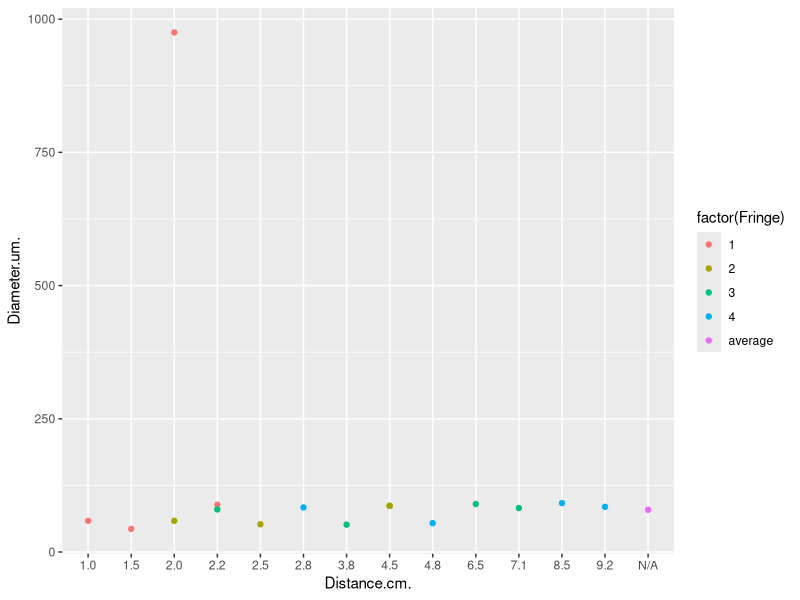
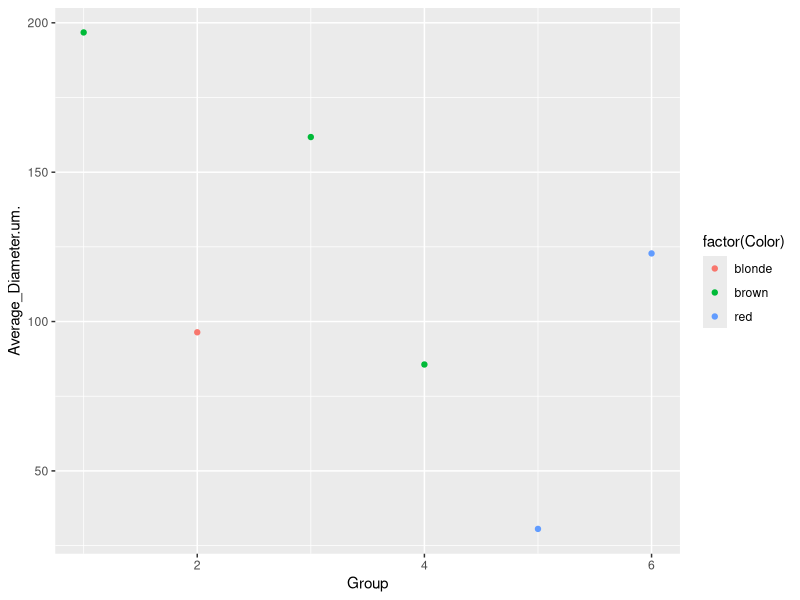
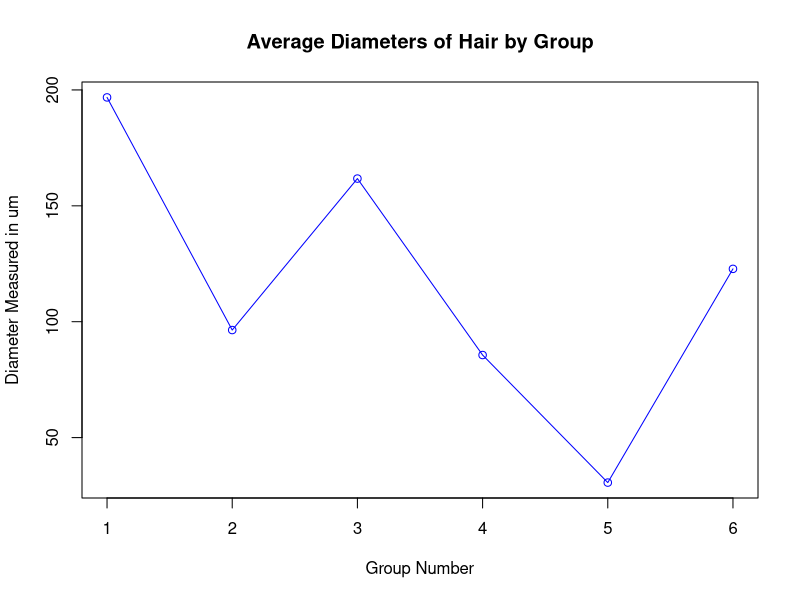

Generate these figures, in order, with R:
## ---- chunk 1
knitr::opts_chunk$set(echo = TRUE)
## ---- chunk 2
diffractiondata <- read.table(header=TRUE, text="
Fringe   Diameter(um) Wavelength(nm)   Distance(cm)   
1        88.64        650              2.2
1        975          650              2.0
1        43.33        650              1.5
1        58.56        640              1.0
2        86.67        650              4.5
2        86.67        650              4.5
2        52.00        650              2.5
2        58.56        640              2.0
3        82.39        650              7.1
3        90.0         650              6.5
3        51.3         650              3.8
3        79.85        640              2.2
4        84.78        650              9.2
4        91.76        650              8.5
4        54.16        650              4.8
4        83.65        640              2.8
average  79.32        648              N/A")    
## ---- chunk 3
averagediameter <- read.table(header=TRUE, text="
Group     Average_Diameter(um)   Color
1           196.78               brown
2           96.4                 blonde
3           161.76               brown
4           85.62                brown
5           30.58                red
6           122.8                red")
## ---- chunk 4
Firstfringediameterum <- c(88.64, 975, 43.33, 58.56)
Firstfringediameterum
Firstfringedistancecm <- c(2.2, 2.0, 1.5, 1.0)
Firstfringedistancecm
Secondfringediameterum <- c(86.67, 86.67, 52.00, 58.56)
Secondfringediameterum
Secondfringedistancecm <- c(4.5, 4.5, 2.5, 2.0)
Secondfringedistancecm
Thirdfringediameterum <- c(82.39, 90.0, 51.3, 79.85)
Thirdfringediameterum
Thirdfringedistancecm <- c(7.1, 6.5, 3.8, 2.2)
Thirdfringedistancecm
Fourthfringediamterum <- c(84.78, 91.76, 54.16, 83.65)
Fourthfringediamterum
Fourthfringedistancecm <- c(9.2, 8.5, 4.8, 2.8)
Fourthfringedistancecm
averagediameters <- c(196.78, 96.4, 161.76, 85.62, 30.58, 122.8)
averagediameters
## ---- chunk 5
library(ggplot2)
ggplot(diffractiondata, aes(x = Distance.cm., y = Diameter.um.)) + 
  geom_point(aes(color = factor(Fringe)))
## ---- chunk 6
library(ggplot2)
ggplot(averagediameter, aes(x = Group, y = Average_Diameter.um.)) +
  geom_point(aes(color = factor(Color)))
## ---- chunk 7
a <- averagediameters
plot(a, type = "o", col = "blue", xlab = "Group Number", ylab = "Diameter Measured in um", main = "Average Diameters of Hair by Group")
## ---- chunk 8
read.csv(file = "fringesanddiameters.csv", header = TRUE)
## ---- chunk 9
fringediameterall <- data.frame(cbind(Firstfringediameterum, Secondfringediameterum, Thirdfringediameterum, Fourthfringediamterum))
fringediameterall
summary(fringediameterall) #This shows the mean, median, minimum, and maximums through each of these data sets.
## ---- chunk 10
summary(averagediameter)
## ---- chunk 11
 fringediameter<- stack(fringediameterall)
fringediameter
Anova_fringediameter <- aov(values ~ ind, data = fringediameter)
summary(Anova_fringediameter)
